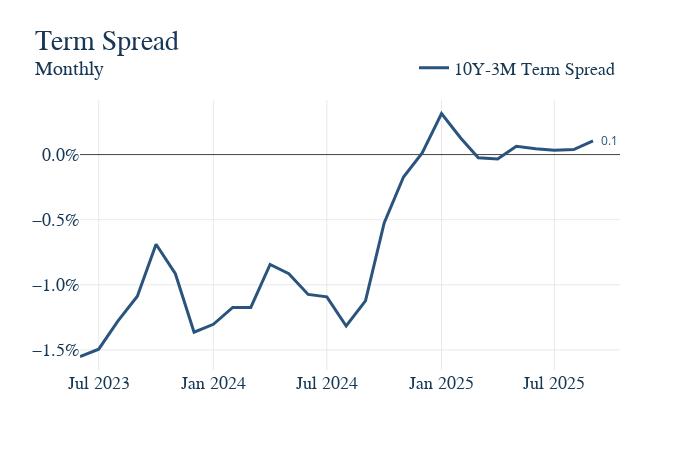

This figure's notebook cell:
### Markdown cell above
5. Now that all our data is ready, make the graph and have it save itself as a .html file to graph_output whenver the notebooks is rerun. The name of the file should exactly match the notebook name. For instance, this file "example.ipynb" produces the graph "example.html." Nice work, you made a graph!

### Code cell
# First make the figure
fig = go.Figure()


# Loop the columns of the dataframe and plot each as a separate trace
for col in joined_df.columns:
    fig.add_trace(
        go.Scatter(
            x=joined_df.index,
            y=joined_df[col],
            mode='lines',
            name=col
        )
    )

# Update the titles, using the html tag <sup> for a subtitle 
fig.update_layout(
    title = dict(
        text = 'Term Spread<br><sup>Monthly</sup>',  # Add comma here
        font=dict(size=28)),
    xaxis_title=None,
    yaxis_title=None,
    legend=dict(
        font=dict(size=18)  # Change legend font size
    )
)

# This is graph specific, but here we want the y-axis to be billions of dollars
fig.update_yaxes(
    tickformat=",.1f",
    ticksuffix="%",
)

# Again, graph specific, we have a mutliyear series and want tick marks to be years
fig.update_xaxes(
    type='date',
    tickformat='%b %Y',
)

ut.add_end_labels(fig)

fig.update_layout(
    height=450,
    width=700,
)

# Show our figure (Dimensions may be off on different screen sizes)
fig.show()

# This should be the same for EVERY GRAPH!
# Save it to the graph_output folder with the name matching the file, as HTML
fig.write_html(GRAPH_OUTPUT_PATH / f"{GRAPH_NAME}.html")

### Figure 1 — Plotly figure (JSON) as saved in the notebook; plotly's stock layout.template omitted (floating-point values rounded to 4 significant figures)
{"data": [{"mode": "lines", "name": "10Y-3M Term Spread", "type": "scatter", "x": ["2023-06-01T00:00:00", "2023-07-01T00:00:00", "2023-08-01T00:00:00", "2023-09-01T00:00:00", "2023-10-01T00:00:00", "2023-11-01T00:00:00", "2023-12-01T00:00:00", "2024-01-01T00:00:00", "2024-02-01T00:00:00", "2024-03-01T00:00:00", "2024-04-01T00:00:00", "2024-05-01T00:00:00", "2024-06-01T00:00:00", "2024-07-01T00:00:00", "2024-08-01T00:00:00", "2024-09-01T00:00:00", "2024-10-01T00:00:00", "2024-11-01T00:00:00", "2024-12-01T00:00:00", "2025-01-01T00:00:00", "2025-02-01T00:00:00", "2025-03-01T00:00:00", "2025-04-01T00:00:00", "2025-05-01T00:00:00", "2025-06-01T00:00:00", "2025-07-01T00:00:00", "2025-08-01T00:00:00", "2025-09-01T00:00:00"], "y": [-1.551, -1.495, -1.277, -1.087, -0.6882, -0.9153, -1.364, -1.303, -1.174, -1.174, -0.8441, -0.9145, -1.074, -1.092, -1.316, -1.123, -0.5254, -0.172, 0.01346, 0.3156, 0.1253, -0.02403, -0.03439, 0.06418, 0.0449, 0.03418, 0.03882, 0.1058]}, {"hoverinfo": "skip", "marker": {"color": "#2A547E", "size": 8, "symbol": "circle"}, "mode": "markers", "showlegend": false, "type": "scatter", "x": [1756684800000000000], "y": [0.1058], "zorder": 3}], "layout": {"annotations": [{"font": {"color": "#2A547E"}, "showarrow": false, "text": "0.1", "x": "2025-09-01T00:00:00", "xanchor": "left", "xshift": 6, "y": 0.1058, "yanchor": "middle"}], "height": 450, "legend": {"font": {"size": 18}}, "title": {"font": {"size": 28}, "text": "Term Spread<br><sup>Monthly</sup>"}, "width": 700, "xaxis": {"tickformat": "%b %Y", "title": {}, "type": "date"}, "yaxis": {"tickformat": ",.1f", "ticksuffix": "%", "title": {}}}}
